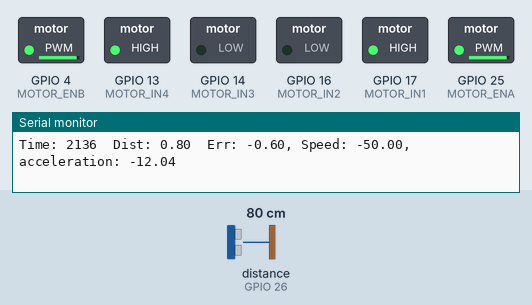
This sketch was run on a simulated ESP32. Shown: switched loads named in the sketch (green lamp = pin HIGH), the last lines printed to the serial monitor. Wiring (inferred from the names in the program): ultrasonic range finder: trigger GPIO 27; echo GPIO 26. The test bench sets the inputs (shaded band); at power-on: distance to the obstacle (sensor on GPIO 26) 80 cm. The echo pulse lasts 58.3 µs per cm; storage starts empty; pins used as bus, display or sensor lines are not drawn.

Above: at 2.2 s.
2.3 s: distance to the obstacle (sensor on GPIO 26) set to 2 cm
At 4.9 s:
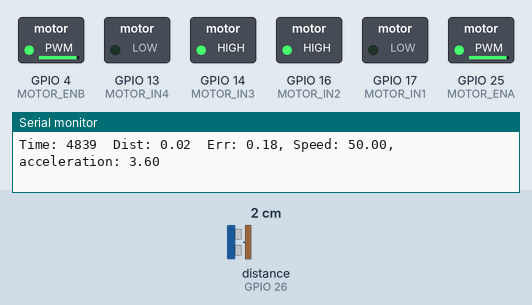
5.3 s: distance to the obstacle (sensor on GPIO 26) set to 60 cm
At 6.3 s:
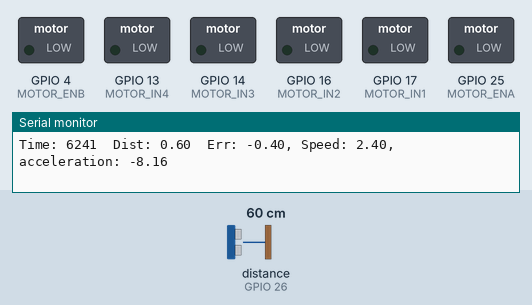
8.3 s: distance to the obstacle (sensor on GPIO 26) set to 4 cm
At 11.0 s:
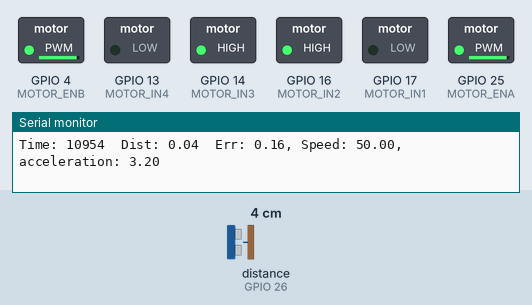
Timing chart, 0 to 12.5 s (numbered marks = the images above; inputs shaded):
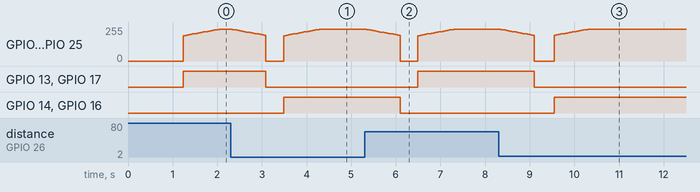

The sketch:

robocar_pid_new.ino
```cpp
/**
 * PID Distance Controller for Robot Car
 * MIT 1.104 Lab 7 PID Control Systems
 *
 * This program implements a PID controller to maintain a fixed distance
 * between the robot car and an object using an ultrasonic sensor.
 * The distance and control data are logged to an SD card.
 *
 * Hardware:
 * - ESP32 development board
 * - HC-SR04 ultrasonic sensor
 * - L298N motor driver or similar
 * - SD card module
 * - Robot car chassis with DC motors
 */

#include "SD.h"
#include "SPI.h"

// Pin Definitions
const int TRIGGER_PIN = 27;    // HC-SR04 trigger pin
const int ECHO_PIN = 26;      // HC-SR04 echo pin
const int MOTOR_IN1 = 17;     // L298N Input 1
const int MOTOR_IN2 = 16;     // L298N Input 2
const int MOTOR_IN3 = 14;     // L298N Input 3
const int MOTOR_IN4 = 13;     // L298N Input 4
const int MOTOR_ENA = 25;     // L298N Enable A (PWM for right motor)
const int MOTOR_ENB = 4;     // L298N Enable B (PWM for left motor)
const int SD_CS = 5;          // SD card module CS pin

// PWM Configuration
const int PWM_FREQ = 30000;    // PWM frequency for motor control
const int PWM_RESOLUTION = 8; // 8-bit resolution (0-255)

// PID Control Constants (adjusted for meter units)
float Kp = 20.0;       // Reduced proportional gain
float Ki = 0.0;       // Small integral gain to eliminate steady-state error
float Kd = 500.0;       // Reduced derivative gain

// PID Variables
const float TARGET_DISTANCE = 0.20;  // Target distance in m (was 20 cm)
float prevError = 0.0;              // Previous error
float integral = 0.0;               // Integral accumulator
float derivative = 0.0;             // Derivative term
float previousDistance = 0.0;       // Previous distance reading
unsigned long prevTime = 0;         // Previous time for dt calculation

// Control Variables
const int BASE_SPEED = 150;           // Base motor speed (0-255)
const int MAX_SPEED = 50;            // Maximum motor speed (reduced from 255)
const int MIN_SPEED = 0;              // Minimum motor speed
const int SAMPLE_TIME = 50;           // PID sample time in milliseconds

// Double Integrator Model Variables
float currentSpeed = 0.0;             // Current speed of the car in m/s (can be negative)
const float MAX_ACCEL = 9999.0;          // Maximum acceleration in m/s² (reduced from 0.5)
const float FRICTION = 0.0;           // Friction coefficient to simulate real-world damping
const float MAX_REAL_SPEED = 0.8;     // Maximum speed in m/s (reduced from 1.5)
const float PWM_TO_SPEED = MAX_REAL_SPEED / MAX_SPEED;  // Conversion factor from PWM to m/s
const float SPEED_TO_PWM = MAX_SPEED / MAX_REAL_SPEED;  // Conversion factor from m/s to PWM

// SD Card Variables
File dataFile;
const String FILENAME = "/pid_data" + String(millis()) + ".csv";
bool sdCardAvailable = false;

// Add this variable to your global declarations
float filteredDistance = 0.0;
const float FILTER_FACTOR = 0.3; // Adjust between 0-1 (lower = more filtering)

// Add to your constants section
const int MOTOR_DEADBAND = 10;  // Minimum PWM value to overcome motor inertia

// Function declarations
float getDistance();
void moveForward(int speedLeft, int speedRight);
void moveBackward(int speedLeft, int speedRight);
void stopMotors();
float computePID(float distance);
void logData(unsigned long time, float distance, float error, float acceleration);
void setupMotors();
bool setupSDCard();

void setup() {
    Serial.begin(115200);
    pinMode(TRIGGER_PIN, OUTPUT);
    pinMode(ECHO_PIN, INPUT);

    // Configure motor driver pins
    setupMotors();

    // Initialize SD card
    sdCardAvailable = setupSDCard();

    if (sdCardAvailable) {
        // Create or open the data file and write header
        dataFile = SD.open(FILENAME, FILE_WRITE);
        if (dataFile) {
            dataFile.println("Time(ms),Distance(m),Error(m),Acceleration,Speed,Kp,Ki,Kd");
            dataFile.println(String(0) + "," + String(0) + "," + String(0) + "," + String(0) + "," + String(0) + "," +
                            String(Kp) + "," + String(Ki) + "," + String(Kd));
            dataFile.close();
            Serial.println("Setup SD card successfully");
        } else {
            Serial.println("Error opening data file!");
        }
    }

    // Wait a moment before starting
    delay(1000);

    Serial.println("PID Distance Controller Starting");
    Serial.println("Target distance: 0.20 m");
    Serial.println("PID parameters: Kp=" + String(Kp) + ", Ki=" + String(Ki) + ", Kd=" + String(Kd));

    // Initialize timing variables
    prevTime = millis();
}

void loop() {
    // Get current time
    unsigned long currentTime = millis();
    unsigned long elapsedTime = currentTime - prevTime;

    // Check if it's time to run the PID loop
    if (elapsedTime >= SAMPLE_TIME) {
        // Measure the current distance
        float distance = getDistance();

        if (distance > 0) {  // Valid distance reading
            // Compute PID output as acceleration command
            float acceleration = computePID(distance);

            // Update speed based on acceleration (first integration)
            float prevSpeed = currentSpeed;
            currentSpeed += acceleration;

            // Limit rate of change of speed to prevent jerky movements
            float maxSpeedChange = 50.0 * elapsedTime / 1000.0;  // Max 50 units per second
            if (abs(currentSpeed - prevSpeed) > maxSpeedChange) {
                currentSpeed = prevSpeed + (currentSpeed > prevSpeed ? maxSpeedChange : -maxSpeedChange);
            }

            // Cap the speed to ensure the car doesn't move too fast
            currentSpeed = constrain(currentSpeed, -MAX_SPEED, MAX_SPEED);

            // Convert speed in m/s to motor PWM values
            int motorSpeed = map(abs(round(currentSpeed)), 0, 50, 180, 240);

            // Apply control to motors based on speed direction
            if (currentSpeed > MOTOR_DEADBAND) {
                // Move forward (car is too far from object)
                moveForward(motorSpeed, motorSpeed);
            } else if (currentSpeed < -MOTOR_DEADBAND) {
                // Move backward (car is too close to object)
                moveBackward(motorSpeed, motorSpeed);
            } else {
                // Stop motors if speed is very close to zero
                stopMotors();
            }

            // Log the data
            float error = TARGET_DISTANCE - distance;
            logData(currentTime, distance, error, acceleration);

            // Print data to serial monitor
            Serial.print("Time: ");
            Serial.print(currentTime);
            Serial.print("\tDist: ");
            Serial.print(distance);
            Serial.print("\tErr: ");
            Serial.print(error);
            Serial.print(", Speed: ");
            Serial.print(currentSpeed);
            Serial.print(",acceleration: ");
            Serial.print(acceleration);
            Serial.println(" ");

            // Update previous time
            prevTime = currentTime;
        } else {
            Serial.println("Invalid distance reading!");
            stopMotors();
        }
    }
}

float getDistance() {
    // Send ultrasonic pulse
    digitalWrite(TRIGGER_PIN, LOW);
    delayMicroseconds(2);
    digitalWrite(TRIGGER_PIN, HIGH);
    delayMicroseconds(10);
    digitalWrite(TRIGGER_PIN, LOW);

    // Measure the echo pulse duration
    long duration = pulseIn(ECHO_PIN, HIGH, 30000);  // Timeout after 30ms

    // Calculate distance in meters (was in centimeters)
    float distance = duration * 0.000344 / 2;  // 0.034/100 = 0.000344

    // Filter out invalid readings
    if (distance > 4.0 || distance <= 0) {  // 400cm = 4.0m
        return -1;  // Invalid reading
    }

    // Apply simple low-pass filter
    if (filteredDistance == 0) {
        filteredDistance = distance; // Initialize on first valid reading
    } else {
        filteredDistance = (FILTER_FACTOR * distance) + ((1-FILTER_FACTOR) * filteredDistance);
    }

    return filteredDistance;
}

float computePID(float distance) {
    // Calculate error
    float error = TARGET_DISTANCE - distance;

    // Calculate integral term with anti-windup
    integral += error;  // No dt here, as it's factored into Ki
    integral = constrain(integral, -30, 30);  // Integral limit

    // Calculate derivative term
    derivative = error - prevError;  // No dt here, as it's factored into Kd

    // Calculate PID output (acceleration command)
    float control = Kp * error + Ki * integral + Kd * derivative;

    // Limit acceleration command
    control = constrain(control, -MAX_ACCEL, MAX_ACCEL);

    // Update previous values
    prevError = error;

    return control;
}

void setupMotors() {
    // Configure motor control pins
    pinMode(MOTOR_IN1, OUTPUT);
    pinMode(MOTOR_IN2, OUTPUT);
    pinMode(MOTOR_IN3, OUTPUT);
    pinMode(MOTOR_IN4, OUTPUT);

    // Configure PWM channels for motor speed control
    ledcAttach(MOTOR_ENA, PWM_FREQ, PWM_RESOLUTION);
    ledcAttach(MOTOR_ENB, PWM_FREQ, PWM_RESOLUTION);

    // Initially stop motors
    stopMotors();
}

bool setupSDCard() {
    Serial.println("Initializing SD card...");

    if (!SD.begin(SD_CS)) {
        Serial.println("SD card initialization failed!");
        return false;
    }

    Serial.println("SD card initialized successfully.");
    return true;
}

void moveForward(int speedLeft, int speedRight) {
    // Set direction pins for forward movement
    digitalWrite(MOTOR_IN1, LOW);
    digitalWrite(MOTOR_IN2, HIGH);
    digitalWrite(MOTOR_IN3, HIGH);
    digitalWrite(MOTOR_IN4, LOW);

    // Set motor speeds
    ledcWrite(MOTOR_ENA, speedLeft);
    // ledcWrite(MOTOR_ENB, speedRight*0.93);
    // ledcWrite(MOTOR_ENB, speedRight);
    // ledcWrite(MOTOR_ENB, speedRight*0.98);
    ledcWrite(MOTOR_ENB, speedRight);
}

void moveBackward(int speedLeft, int speedRight) {
    // Set direction pins for backward movement
    digitalWrite(MOTOR_IN1, HIGH);
    digitalWrite(MOTOR_IN2, LOW);
    digitalWrite(MOTOR_IN3, LOW);
    digitalWrite(MOTOR_IN4, HIGH);

    // Set motor speeds
    ledcWrite(MOTOR_ENA, speedLeft);
    // ledcWrite(MOTOR_ENB, speedRight*0.93);
    // ledcWrite(MOTOR_ENB, speedRight);
    // ledcWrite(MOTOR_ENB, speedRight*0.98);
    ledcWrite(MOTOR_ENB, speedRight);
}

void stopMotors() {
    // Set all direction pins LOW or set them to brake configuration
    digitalWrite(MOTOR_IN1, LOW);
    digitalWrite(MOTOR_IN2, LOW);
    digitalWrite(MOTOR_IN3, LOW);
    digitalWrite(MOTOR_IN4, LOW);

    // Set speeds to 0
    ledcWrite(MOTOR_ENA, 0);
    ledcWrite(MOTOR_ENB, 0);
}

void logData(unsigned long time, float distance, float error, float control) {
    if (!sdCardAvailable) return;

    dataFile = SD.open(FILENAME, FILE_APPEND);
    if (dataFile) {
        dataFile.println(String(time) + "," + String(distance) + "," +
                        String(error) + "," + String(control) + "," + String(currentSpeed));
        dataFile.close();
    } else {
        Serial.println("Error opening data file for logging!");
    }
}
```

Measured:
- after the input at 2.3 s, GPIO 13 (MOTOR_IN4), GPIO 17 (MOTOR_IN1): HIGH → LOW after 0.79 s; GPIO 14 (MOTOR_IN3), GPIO 16 (MOTOR_IN2): LOW → HIGH after 1.2 s
- after the input at 5.3 s, GPIO 13 (MOTOR_IN4), GPIO 17 (MOTOR_IN1): LOW → HIGH after 1.2 s; GPIO 14 (MOTOR_IN3), GPIO 16 (MOTOR_IN2): HIGH → LOW after 0.80 s
- after the input at 8.3 s, GPIO 13 (MOTOR_IN4), GPIO 17 (MOTOR_IN1): HIGH → LOW after 0.80 s; GPIO 14 (MOTOR_IN3), GPIO 16 (MOTOR_IN2): LOW → HIGH after 1.2 s
